Frame 1 (no input): blank canvas, image omitted
Frame 60 (the mouse pressed at the canvas centre just before this capture): blank canvas, image omitted
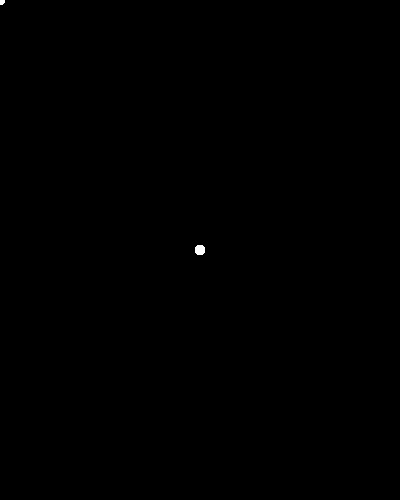
Frame 120 (the mouse held since frame 60 and released just before this capture)

The Processing sketch whose frames 1 and 60 were blank and that drew this single picture after the mouse press (run headless with seeded random() and noise(); from frame 60 on, the mouse is pressed at the canvas centre):

// Processing sketch: Sketch_01_BasicDrawing
// ── Sketch_01_BasicDrawing.pde
void setup() {
 size(400, 500);
 background(0);
 noStroke();
 fill(255, 100);
}


void draw() {
  ellipse(mouseX, mouseY, 10, 10);
}

void keyPressed() {
  // Erase the drawing when pressing any key
 background(0); 
}
